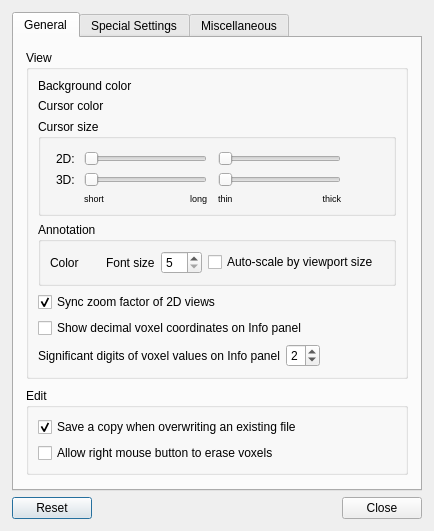
<?xml version="1.0" encoding="UTF-8"?>
<ui version="4.0">
 <class>DialogPreferences</class>
 <widget class="QDialog" name="DialogPreferences">
  <property name="windowModality">
   <enum>Qt::NonModal</enum>
  </property>
  <property name="geometry">
   <rect>
    <x>0</x>
    <y>0</y>
    <width>488</width>
    <height>563</height>
   </rect>
  </property>
  <property name="windowTitle">
   <string>Preferences</string>
  </property>
  <property name="modal">
   <bool>false</bool>
  </property>
  <layout class="QVBoxLayout" name="verticalLayout">
   <property name="sizeConstraint">
    <enum>QLayout::SetFixedSize</enum>
   </property>
   <property name="leftMargin">
    <number>12</number>
   </property>
   <property name="topMargin">
    <number>12</number>
   </property>
   <property name="rightMargin">
    <number>12</number>
   </property>
   <property name="bottomMargin">
    <number>12</number>
   </property>
   <item>
    <widget class="QTabWidget" name="tabWidget">
     <property name="currentIndex">
      <number>0</number>
     </property>
     <widget class="QWidget" name="tab">
      <attribute name="title">
       <string>General</string>
      </attribute>
      <layout class="QVBoxLayout" name="verticalLayout_6">
       <property name="spacing">
        <number>9</number>
       </property>
       <property name="leftMargin">
        <number>12</number>
       </property>
       <property name="topMargin">
        <number>12</number>
       </property>
       <property name="rightMargin">
        <number>12</number>
       </property>
       <property name="bottomMargin">
        <number>12</number>
       </property>
       <item>
        <widget class="QGroupBox" name="groupBox">
         <property name="title">
          <string>View</string>
         </property>
         <layout class="QGridLayout" name="gridLayout">
          <item row="7" column="0" colspan="3">
           <layout class="QHBoxLayout" name="horizontalLayout_2">
            <property name="topMargin">
             <number>0</number>
            </property>
            <item>
             <widget class="QLabel" name="label_15">
              <property name="text">
               <string>Significant digits of voxel values on Info panel</string>
              </property>
             </widget>
            </item>
            <item>
             <widget class="QSpinBox" name="spinBoxPrecision">
              <property name="maximumSize">
               <size>
                <width>40</width>
                <height>16777215</height>
               </size>
              </property>
              <property name="maximum">
               <number>9</number>
              </property>
              <property name="value">
               <number>2</number>
              </property>
             </widget>
            </item>
            <item>
             <spacer name="horizontalSpacer_10">
              <property name="orientation">
               <enum>Qt::Horizontal</enum>
              </property>
              <property name="sizeHint" stdset="0">
               <size>
                <width>40</width>
                <height>20</height>
               </size>
              </property>
             </spacer>
            </item>
           </layout>
          </item>
          <item row="5" column="0" colspan="3">
           <widget class="QCheckBox" name="checkBoxSyncZoom">
            <property name="text">
             <string>Sync zoom factor of 2D views</string>
            </property>
            <property name="checked">
             <bool>true</bool>
            </property>
           </widget>
          </item>
          <item row="6" column="0" colspan="3">
           <widget class="QCheckBox" name="checkBoxDecimalVoxelCoord">
            <property name="text">
             <string>Show decimal voxel coordinates on Info panel</string>
            </property>
            <property name="checked">
             <bool>false</bool>
            </property>
           </widget>
          </item>
          <item row="3" column="0" colspan="3">
           <widget class="QGroupBox" name="groupBox_3">
            <property name="title">
             <string>Cursor size</string>
            </property>
            <layout class="QGridLayout" name="gridLayout_2" columnstretch="0,0,0,0,0,0,0,0,1">
             <property name="leftMargin">
              <number>15</number>
             </property>
             <property name="topMargin">
              <number>12</number>
             </property>
             <property name="rightMargin">
              <number>15</number>
             </property>
             <item row="0" column="5" colspan="3">
              <widget class="QSlider" name="horizontalSliderThickness2D">
               <property name="sizePolicy">
                <sizepolicy hsizetype="Expanding" vsizetype="Fixed">
                 <horstretch>1</horstretch>
                 <verstretch>0</verstretch>
                </sizepolicy>
               </property>
               <property name="minimum">
                <number>1</number>
               </property>
               <property name="maximum">
                <number>10</number>
               </property>
               <property name="pageStep">
                <number>1</number>
               </property>
               <property name="value">
                <number>1</number>
               </property>
               <property name="orientation">
                <enum>Qt::Horizontal</enum>
               </property>
               <property name="invertedAppearance">
                <bool>false</bool>
               </property>
               <property name="invertedControls">
                <bool>false</bool>
               </property>
               <property name="tickPosition">
                <enum>QSlider::NoTicks</enum>
               </property>
              </widget>
             </item>
             <item row="3" column="1">
              <widget class="QLabel" name="label_7">
               <property name="styleSheet">
                <string notr="true">font-size:9px</string>
               </property>
               <property name="text">
                <string>short</string>
               </property>
               <property name="alignment">
                <set>Qt::AlignLeading|Qt::AlignLeft|Qt::AlignVCenter</set>
               </property>
              </widget>
             </item>
             <item row="2" column="1" colspan="3">
              <widget class="QSlider" name="horizontalSliderSize3D">
               <property name="minimum">
                <number>1</number>
               </property>
               <property name="maximum">
                <number>100</number>
               </property>
               <property name="orientation">
                <enum>Qt::Horizontal</enum>
               </property>
              </widget>
             </item>
             <item row="3" column="3">
              <widget class="QLabel" name="label_8">
               <property name="styleSheet">
                <string notr="true">font-size:9px;</string>
               </property>
               <property name="text">
                <string>long</string>
               </property>
               <property name="alignment">
                <set>Qt::AlignRight|Qt::AlignTrailing|Qt::AlignVCenter</set>
               </property>
              </widget>
             </item>
             <item row="2" column="0">
              <widget class="QLabel" name="label_6">
               <property name="text">
                <string>3D:</string>
               </property>
              </widget>
             </item>
             <item row="0" column="1" colspan="3">
              <widget class="QSlider" name="horizontalSliderSize2D">
               <property name="sizePolicy">
                <sizepolicy hsizetype="Expanding" vsizetype="Fixed">
                 <horstretch>1</horstretch>
                 <verstretch>0</verstretch>
                </sizepolicy>
               </property>
               <property name="minimum">
                <number>5</number>
               </property>
               <property name="maximum">
                <number>100</number>
               </property>
               <property name="orientation">
                <enum>Qt::Horizontal</enum>
               </property>
               <property name="invertedAppearance">
                <bool>false</bool>
               </property>
               <property name="invertedControls">
                <bool>false</bool>
               </property>
               <property name="tickPosition">
                <enum>QSlider::NoTicks</enum>
               </property>
              </widget>
             </item>
             <item row="0" column="0">
              <widget class="QLabel" name="label_5">
               <property name="text">
                <string>2D: </string>
               </property>
              </widget>
             </item>
             <item row="3" column="5">
              <widget class="QLabel" name="label_9">
               <property name="styleSheet">
                <string notr="true">font-size:9px</string>
               </property>
               <property name="text">
                <string>thin</string>
               </property>
               <property name="alignment">
                <set>Qt::AlignLeading|Qt::AlignLeft|Qt::AlignVCenter</set>
               </property>
              </widget>
             </item>
             <item row="3" column="4">
              <spacer name="horizontalSpacer_5">
               <property name="orientation">
                <enum>Qt::Horizontal</enum>
               </property>
               <property name="sizeType">
                <enum>QSizePolicy::Fixed</enum>
               </property>
               <property name="sizeHint" stdset="0">
                <size>
                 <width>5</width>
                 <height>1</height>
                </size>
               </property>
              </spacer>
             </item>
             <item row="2" column="5" colspan="3">
              <widget class="QSlider" name="horizontalSliderThickness3D">
               <property name="minimum">
                <number>1</number>
               </property>
               <property name="maximum">
                <number>15</number>
               </property>
               <property name="pageStep">
                <number>1</number>
               </property>
               <property name="orientation">
                <enum>Qt::Horizontal</enum>
               </property>
              </widget>
             </item>
             <item row="3" column="7">
              <widget class="QLabel" name="label_10">
               <property name="styleSheet">
                <string notr="true">font-size:9px;</string>
               </property>
               <property name="text">
                <string>thick</string>
               </property>
               <property name="alignment">
                <set>Qt::AlignRight|Qt::AlignTrailing|Qt::AlignVCenter</set>
               </property>
              </widget>
             </item>
             <item row="3" column="8">
              <spacer name="horizontalSpacer_9">
               <property name="orientation">
                <enum>Qt::Horizontal</enum>
               </property>
               <property name="sizeHint" stdset="0">
                <size>
                 <width>0</width>
                 <height>5</height>
                </size>
               </property>
              </spacer>
             </item>
            </layout>
           </widget>
          </item>
          <item row="0" column="2">
           <spacer name="horizontalSpacer">
            <property name="orientation">
             <enum>Qt::Horizontal</enum>
            </property>
            <property name="sizeHint" stdset="0">
             <size>
              <width>118</width>
              <height>0</height>
             </size>
            </property>
           </spacer>
          </item>
          <item row="0" column="1">
           <widget class="QtColorPicker" name="colorPickerBackground" native="true">
            <property name="minimumSize">
             <size>
              <width>80</width>
              <height>0</height>
             </size>
            </property>
           </widget>
          </item>
          <item row="1" column="0">
           <widget class="QLabel" name="label_2">
            <property name="text">
             <string>Cursor color</string>
            </property>
           </widget>
          </item>
          <item row="4" column="0" colspan="3">
           <widget class="QGroupBox" name="groupBox_4">
            <property name="title">
             <string>Annotation</string>
            </property>
            <layout class="QGridLayout" name="gridLayout_4">
             <item row="0" column="5">
              <widget class="QCheckBox" name="checkBoxAutoScaleFont">
               <property name="text">
                <string>Auto-scale by viewport size</string>
               </property>
              </widget>
             </item>
             <item row="0" column="4">
              <widget class="QSpinBox" name="spinBoxFontSize">
               <property name="minimum">
                <number>5</number>
               </property>
              </widget>
             </item>
             <item row="0" column="6">
              <spacer name="horizontalSpacer_7">
               <property name="orientation">
                <enum>Qt::Horizontal</enum>
               </property>
               <property name="sizeHint" stdset="0">
                <size>
                 <width>5</width>
                 <height>5</height>
                </size>
               </property>
              </spacer>
             </item>
             <item row="0" column="0">
              <widget class="QLabel" name="label_4">
               <property name="text">
                <string>Color</string>
               </property>
              </widget>
             </item>
             <item row="0" column="1">
              <widget class="QtColorPicker" name="colorPickerAnnotation" native="true"/>
             </item>
             <item row="0" column="3">
              <widget class="QLabel" name="label_14">
               <property name="text">
                <string>Font size</string>
               </property>
              </widget>
             </item>
             <item row="0" column="2">
              <spacer name="horizontalSpacer_8">
               <property name="orientation">
                <enum>Qt::Horizontal</enum>
               </property>
               <property name="sizeType">
                <enum>QSizePolicy::Fixed</enum>
               </property>
               <property name="sizeHint" stdset="0">
                <size>
                 <width>15</width>
                 <height>5</height>
                </size>
               </property>
              </spacer>
             </item>
            </layout>
           </widget>
          </item>
          <item row="1" column="1">
           <widget class="QtColorPicker" name="colorPickerCursor" native="true"/>
          </item>
          <item row="1" column="2">
           <spacer name="horizontalSpacer_2">
            <property name="orientation">
             <enum>Qt::Horizontal</enum>
            </property>
            <property name="sizeHint" stdset="0">
             <size>
              <width>118</width>
              <height>0</height>
             </size>
            </property>
           </spacer>
          </item>
          <item row="2" column="2">
           <spacer name="horizontalSpacer_3">
            <property name="orientation">
             <enum>Qt::Horizontal</enum>
            </property>
            <property name="sizeHint" stdset="0">
             <size>
              <width>118</width>
              <height>0</height>
             </size>
            </property>
           </spacer>
          </item>
          <item row="0" column="0">
           <widget class="QLabel" name="label">
            <property name="text">
             <string>Background color</string>
            </property>
           </widget>
          </item>
         </layout>
        </widget>
       </item>
       <item>
        <widget class="QGroupBox" name="groupBox_2">
         <property name="title">
          <string>Edit</string>
         </property>
         <layout class="QVBoxLayout" name="verticalLayout_2">
          <item>
           <widget class="QCheckBox" name="checkBoxSaveCopy">
            <property name="text">
             <string>Save a copy when overwriting an existing file</string>
            </property>
            <property name="checked">
             <bool>true</bool>
            </property>
           </widget>
          </item>
          <item>
           <widget class="QCheckBox" name="checkBoxRightButtonErase">
            <property name="text">
             <string>Allow right mouse button to erase voxels</string>
            </property>
           </widget>
          </item>
         </layout>
        </widget>
       </item>
       <item>
        <spacer name="verticalSpacer">
         <property name="orientation">
          <enum>Qt::Vertical</enum>
         </property>
         <property name="sizeHint" stdset="0">
          <size>
           <width>0</width>
           <height>0</height>
          </size>
         </property>
        </spacer>
       </item>
      </layout>
     </widget>
     <widget class="QWidget" name="tab_3">
      <attribute name="title">
       <string>Special Settings</string>
      </attribute>
      <layout class="QVBoxLayout" name="verticalLayout_9">
       <item>
        <widget class="QGroupBox" name="groupBox_6">
         <property name="title">
          <string>Heat Map</string>
         </property>
         <property name="flat">
          <bool>false</bool>
         </property>
         <layout class="QVBoxLayout" name="verticalLayout_8">
          <item>
           <widget class="QCheckBox" name="checkBoxAutoMidToMin">
            <property name="text">
             <string>Set Mid threshold to Min when Auto-set Mid is enabled</string>
            </property>
            <property name="checked">
             <bool>false</bool>
            </property>
           </widget>
          </item>
         </layout>
        </widget>
       </item>
       <item>
        <widget class="QGroupBox" name="groupBox_5">
         <property name="title">
          <string>Inflated Surface</string>
         </property>
         <property name="flat">
          <bool>false</bool>
         </property>
         <layout class="QVBoxLayout" name="verticalLayout_5">
          <item>
           <widget class="QCheckBox" name="checkBoxAutoReorientView">
            <property name="text">
             <string>Auto-reorient 3D view after clicking on inflated surface</string>
            </property>
            <property name="checked">
             <bool>true</bool>
            </property>
           </widget>
          </item>
         </layout>
        </widget>
       </item>
       <item>
        <spacer name="verticalSpacer_3">
         <property name="orientation">
          <enum>Qt::Vertical</enum>
         </property>
         <property name="sizeHint" stdset="0">
          <size>
           <width>1</width>
           <height>1</height>
          </size>
         </property>
        </spacer>
       </item>
      </layout>
     </widget>
     <widget class="QWidget" name="tab_2">
      <attribute name="title">
       <string>Miscellaneous</string>
      </attribute>
      <layout class="QVBoxLayout" name="verticalLayout_7">
       <property name="spacing">
        <number>9</number>
       </property>
       <property name="leftMargin">
        <number>12</number>
       </property>
       <property name="topMargin">
        <number>12</number>
       </property>
       <property name="rightMargin">
        <number>12</number>
       </property>
       <property name="bottomMargin">
        <number>12</number>
       </property>
       <item>
        <widget class="QGroupBox" name="groupBoxCommandConsole">
         <property name="title">
          <string>Command Console</string>
         </property>
         <layout class="QHBoxLayout" name="horizontalLayout">
          <item>
           <widget class="QRadioButton" name="radioButtonThemeDark">
            <property name="text">
             <string>Dark</string>
            </property>
            <property name="checked">
             <bool>true</bool>
            </property>
           </widget>
          </item>
          <item>
           <widget class="QRadioButton" name="radioButtonThemeLight">
            <property name="text">
             <string>Light</string>
            </property>
           </widget>
          </item>
          <item>
           <spacer name="horizontalSpacer_4">
            <property name="orientation">
             <enum>Qt::Horizontal</enum>
            </property>
            <property name="sizeHint" stdset="0">
             <size>
              <width>40</width>
              <height>20</height>
             </size>
            </property>
           </spacer>
          </item>
         </layout>
        </widget>
       </item>
       <item>
        <widget class="QGroupBox" name="groupBoxShortcuts">
         <property name="title">
          <string>Shortcuts</string>
         </property>
         <layout class="QVBoxLayout" name="verticalLayout_3">
          <item>
           <widget class="QLabel" name="label_13">
            <property name="text">
             <string>Customize the shortcuts of the following actions to Function keys.</string>
            </property>
            <property name="wordWrap">
             <bool>true</bool>
            </property>
           </widget>
          </item>
          <item>
           <layout class="QGridLayout" name="gridLayout_3">
            <property name="leftMargin">
             <number>15</number>
            </property>
            <property name="rightMargin">
             <number>15</number>
            </property>
            <item row="0" column="0">
             <widget class="QLabel" name="label_3">
              <property name="text">
               <string>Toggle Volume Visibility</string>
              </property>
             </widget>
            </item>
            <item row="0" column="1">
             <spacer name="horizontalSpacer_6">
              <property name="orientation">
               <enum>Qt::Horizontal</enum>
              </property>
              <property name="sizeHint" stdset="0">
               <size>
                <width>40</width>
                <height>20</height>
               </size>
              </property>
             </spacer>
            </item>
            <item row="0" column="2">
             <widget class="QComboBox" name="comboBoxShortcutToggleVolume">
              <item>
               <property name="text">
                <string>Default</string>
               </property>
              </item>
              <item>
               <property name="text">
                <string>F1</string>
               </property>
              </item>
              <item>
               <property name="text">
                <string>F2</string>
               </property>
              </item>
              <item>
               <property name="text">
                <string>F3</string>
               </property>
              </item>
              <item>
               <property name="text">
                <string>F4</string>
               </property>
              </item>
              <item>
               <property name="text">
                <string>F5</string>
               </property>
              </item>
             </widget>
            </item>
            <item row="1" column="0">
             <widget class="QLabel" name="label_11">
              <property name="text">
               <string>Toggle Surface Visibility</string>
              </property>
             </widget>
            </item>
            <item row="1" column="2">
             <widget class="QComboBox" name="comboBoxShortcutToggleSurface">
              <item>
               <property name="text">
                <string>Default</string>
               </property>
              </item>
              <item>
               <property name="text">
                <string>F1</string>
               </property>
              </item>
              <item>
               <property name="text">
                <string>F2</string>
               </property>
              </item>
              <item>
               <property name="text">
                <string>F3</string>
               </property>
              </item>
              <item>
               <property name="text">
                <string>F4</string>
               </property>
              </item>
              <item>
               <property name="text">
                <string>F5</string>
               </property>
              </item>
             </widget>
            </item>
            <item row="2" column="0">
             <widget class="QLabel" name="label_12">
              <property name="text">
               <string>Cycle Through Layer LIst</string>
              </property>
             </widget>
            </item>
            <item row="2" column="2">
             <widget class="QComboBox" name="comboBoxShortcutCycleLayer">
              <item>
               <property name="text">
                <string>Default</string>
               </property>
              </item>
              <item>
               <property name="text">
                <string>F1</string>
               </property>
              </item>
              <item>
               <property name="text">
                <string>F2</string>
               </property>
              </item>
              <item>
               <property name="text">
                <string>F3</string>
               </property>
              </item>
              <item>
               <property name="text">
                <string>F4</string>
               </property>
              </item>
              <item>
               <property name="text">
                <string>F5</string>
               </property>
              </item>
             </widget>
            </item>
           </layout>
          </item>
         </layout>
        </widget>
       </item>
       <item>
        <widget class="QGroupBox" name="groupBoxMac">
         <property name="title">
          <string>Mac Settings</string>
         </property>
         <layout class="QVBoxLayout" name="verticalLayout_4">
          <item>
           <widget class="QCheckBox" name="checkBoxCommandKey">
            <property name="text">
             <string>Use Command key as equivalent Ctrl key on Linux</string>
            </property>
            <property name="iconSize">
             <size>
              <width>16</width>
              <height>16</height>
             </size>
            </property>
           </widget>
          </item>
          <item>
           <widget class="QCheckBox" name="checkBoxMacUnified">
            <property name="text">
             <string>Unified title and toolbar on main window</string>
            </property>
           </widget>
          </item>
         </layout>
        </widget>
       </item>
       <item>
        <spacer name="verticalSpacer_2">
         <property name="orientation">
          <enum>Qt::Vertical</enum>
         </property>
         <property name="sizeHint" stdset="0">
          <size>
           <width>0</width>
           <height>0</height>
          </size>
         </property>
        </spacer>
       </item>
      </layout>
     </widget>
    </widget>
   </item>
   <item>
    <widget class="QDialogButtonBox" name="buttonBox">
     <property name="orientation">
      <enum>Qt::Horizontal</enum>
     </property>
     <property name="standardButtons">
      <set>QDialogButtonBox::Close|QDialogButtonBox::Reset</set>
     </property>
     <property name="centerButtons">
      <bool>false</bool>
     </property>
    </widget>
   </item>
  </layout>
 </widget>
 <customwidgets>
  <customwidget>
   <class>QtColorPicker</class>
   <extends>QWidget</extends>
   <header>qtcolorpicker.h</header>
   <container>1</container>
   <slots>
    <signal>colorChanged(QColor)</signal>
    <signal>currentColorChanged(QColor)</signal>
   </slots>
  </customwidget>
 </customwidgets>
 <resources/>
 <connections>
  <connection>
   <sender>buttonBox</sender>
   <signal>clicked(QAbstractButton*)</signal>
   <receiver>DialogPreferences</receiver>
   <slot>OnClicked(QAbstractButton*)</slot>
   <hints>
    <hint type="sourcelabel">
     <x>338</x>
     <y>536</y>
    </hint>
    <hint type="destinationlabel">
     <x>385</x>
     <y>337</y>
    </hint>
   </hints>
  </connection>
  <connection>
   <sender>buttonBox</sender>
   <signal>rejected()</signal>
   <receiver>DialogPreferences</receiver>
   <slot>reject()</slot>
   <hints>
    <hint type="sourcelabel">
     <x>229</x>
     <y>536</y>
    </hint>
    <hint type="destinationlabel">
     <x>187</x>
     <y>197</y>
    </hint>
   </hints>
  </connection>
 </connections>
 <slots>
  <slot>OnClicked(QAbstractButton*)</slot>
 </slots>
</ui>
